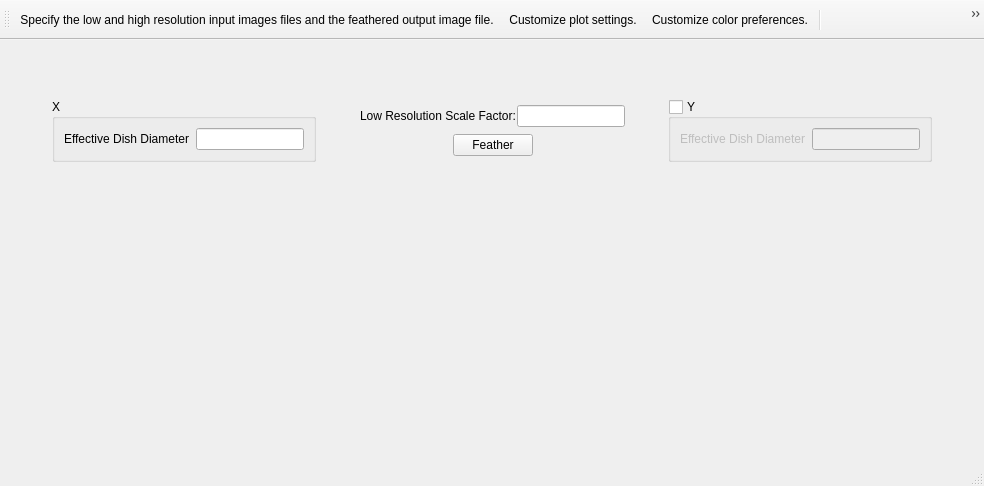
<?xml version="1.0" encoding="UTF-8"?>
<ui version="4.0">
 <class>FeatherMainClass</class>
 <widget class="QMainWindow" name="FeatherMainClass">
  <property name="geometry">
   <rect>
    <x>0</x>
    <y>0</y>
    <width>984</width>
    <height>486</height>
   </rect>
  </property>
  <property name="sizePolicy">
   <sizepolicy hsizetype="MinimumExpanding" vsizetype="MinimumExpanding">
    <horstretch>0</horstretch>
    <verstretch>0</verstretch>
   </sizepolicy>
  </property>
  <property name="windowTitle">
   <string>Feather</string>
  </property>
  <widget class="QWidget" name="centralwidget">
   <layout class="QVBoxLayout" name="verticalLayout_4">
    <item>
     <layout class="QHBoxLayout" name="horizontalLayout_3">
      <item>
       <spacer name="horizontalSpacer_2">
        <property name="orientation">
         <enum>Qt::Horizontal</enum>
        </property>
        <property name="sizeHint" stdset="0">
         <size>
          <width>48</width>
          <height>20</height>
         </size>
        </property>
       </spacer>
      </item>
      <item>
       <layout class="QVBoxLayout" name="verticalLayout">
        <item>
         <widget class="QLabel" name="highResolutionLabel">
          <property name="minimumSize">
           <size>
            <width>20</width>
            <height>19</height>
           </size>
          </property>
          <property name="text">
           <string>&lt;font color='black'&gt;&lt;/font&gt;</string>
          </property>
         </widget>
        </item>
        <item>
         <widget class="QLabel" name="lowResolutionLabel">
          <property name="minimumSize">
           <size>
            <width>20</width>
            <height>19</height>
           </size>
          </property>
          <property name="text">
           <string>&lt;font color='black'&gt;&lt;/font&gt;

</string>
          </property>
         </widget>
        </item>
       </layout>
      </item>
      <item>
       <layout class="QVBoxLayout" name="verticalLayout_2">
        <item>
         <widget class="QLabel" name="featherTopLabel">
          <property name="sizePolicy">
           <sizepolicy hsizetype="Preferred" vsizetype="Preferred">
            <horstretch>0</horstretch>
            <verstretch>0</verstretch>
           </sizepolicy>
          </property>
          <property name="maximumSize">
           <size>
            <width>64</width>
            <height>25</height>
           </size>
          </property>
          <property name="font">
           <font>
            <pointsize>12</pointsize>
            <weight>75</weight>
            <bold>true</bold>
           </font>
          </property>
          <property name="text">
           <string/>
          </property>
          <property name="pixmap">
           <pixmap resource="Feather.qrc">:/images/feather.png</pixmap>
          </property>
         </widget>
        </item>
        <item>
         <widget class="QLabel" name="featherBottomLabel">
          <property name="maximumSize">
           <size>
            <width>16777215</width>
            <height>25</height>
           </size>
          </property>
          <property name="text">
           <string/>
          </property>
          <property name="pixmap">
           <pixmap resource="Feather.qrc">:/images/featherFlipped.png</pixmap>
          </property>
         </widget>
        </item>
       </layout>
      </item>
      <item>
       <widget class="QLabel" name="outputLabel">
        <property name="minimumSize">
         <size>
          <width>20</width>
          <height>10</height>
         </size>
        </property>
        <property name="text">
         <string/>
        </property>
       </widget>
      </item>
      <item>
       <spacer name="horizontalSpacer">
        <property name="orientation">
         <enum>Qt::Horizontal</enum>
        </property>
        <property name="sizeHint" stdset="0">
         <size>
          <width>88</width>
          <height>20</height>
         </size>
        </property>
       </spacer>
      </item>
     </layout>
    </item>
    <item>
     <layout class="QHBoxLayout" name="horizontalLayout_6">
      <property name="spacing">
       <number>1</number>
      </property>
      <item>
       <spacer name="horizontalSpacer_4">
        <property name="orientation">
         <enum>Qt::Horizontal</enum>
        </property>
        <property name="sizeHint" stdset="0">
         <size>
          <width>13</width>
          <height>20</height>
         </size>
        </property>
       </spacer>
      </item>
      <item>
       <widget class="QGroupBox" name="xGroupBox">
        <property name="title">
         <string>X</string>
        </property>
        <property name="checkable">
         <bool>false</bool>
        </property>
        <layout class="QHBoxLayout" name="horizontalLayout">
         <item>
          <widget class="QLabel" name="label">
           <property name="text">
            <string>Effective Dish Diameter</string>
           </property>
          </widget>
         </item>
         <item>
          <widget class="QLineEdit" name="dishDiameterXLineEdit">
           <property name="toolTip">
            <string>A low resolution dish diameter in the horizontal direction.  This field can be left blank and a default will be used.</string>
           </property>
          </widget>
         </item>
        </layout>
       </widget>
      </item>
      <item>
       <spacer name="horizontalSpacer_5">
        <property name="orientation">
         <enum>Qt::Horizontal</enum>
        </property>
        <property name="sizeHint" stdset="0">
         <size>
          <width>13</width>
          <height>20</height>
         </size>
        </property>
       </spacer>
      </item>
      <item>
       <layout class="QVBoxLayout" name="verticalLayout_3">
        <property name="spacing">
         <number>1</number>
        </property>
        <item>
         <layout class="QHBoxLayout" name="horizontalLayout_2">
          <item>
           <widget class="QLabel" name="label_3">
            <property name="text">
             <string>Low Resolution Scale Factor:</string>
            </property>
           </widget>
          </item>
          <item>
           <widget class="QLineEdit" name="singleDishFactorLineEdit">
            <property name="toolTip">
             <string>The low resolution scale factor.  If this field is left blank, 1 will be used.</string>
            </property>
           </widget>
          </item>
         </layout>
        </item>
        <item>
         <layout class="QHBoxLayout" name="horizontalLayout_4">
          <item>
           <spacer name="horizontalSpacer_3">
            <property name="orientation">
             <enum>Qt::Horizontal</enum>
            </property>
            <property name="sizeHint" stdset="0">
             <size>
              <width>40</width>
              <height>20</height>
             </size>
            </property>
           </spacer>
          </item>
          <item>
           <widget class="QPushButton" name="featherButton">
            <property name="toolTip">
             <string>Feather together the specified high resolution and low resolution image in the Fourier plane.</string>
            </property>
            <property name="text">
             <string>Feather</string>
            </property>
           </widget>
          </item>
          <item>
           <spacer name="horizontalSpacer_7">
            <property name="orientation">
             <enum>Qt::Horizontal</enum>
            </property>
            <property name="sizeHint" stdset="0">
             <size>
              <width>40</width>
              <height>20</height>
             </size>
            </property>
           </spacer>
          </item>
         </layout>
        </item>
       </layout>
      </item>
      <item>
       <spacer name="horizontalSpacer_10">
        <property name="orientation">
         <enum>Qt::Horizontal</enum>
        </property>
        <property name="sizeHint" stdset="0">
         <size>
          <width>17</width>
          <height>20</height>
         </size>
        </property>
       </spacer>
      </item>
      <item>
       <widget class="QGroupBox" name="yGroupBox">
        <property name="toolTip">
         <string>Select this group box to specify an elliptical dish diameter.</string>
        </property>
        <property name="title">
         <string>Y</string>
        </property>
        <property name="checkable">
         <bool>true</bool>
        </property>
        <property name="checked">
         <bool>false</bool>
        </property>
        <layout class="QHBoxLayout" name="horizontalLayout_5">
         <item>
          <widget class="QLabel" name="label_2">
           <property name="text">
            <string>Effective Dish Diameter</string>
           </property>
          </widget>
         </item>
         <item>
          <widget class="QLineEdit" name="dishDiameterYLineEdit">
           <property name="toolTip">
            <string>A low resolution dish diameter in the vertical direction.  This field can be left blank and a default will be used.</string>
           </property>
          </widget>
         </item>
        </layout>
       </widget>
      </item>
      <item>
       <spacer name="horizontalSpacer_6">
        <property name="orientation">
         <enum>Qt::Horizontal</enum>
        </property>
        <property name="sizeHint" stdset="0">
         <size>
          <width>18</width>
          <height>20</height>
         </size>
        </property>
       </spacer>
      </item>
     </layout>
    </item>
    <item>
     <widget class="QWidget" name="plotHolderWidget" native="true">
      <property name="sizePolicy">
       <sizepolicy hsizetype="MinimumExpanding" vsizetype="MinimumExpanding">
        <horstretch>0</horstretch>
        <verstretch>0</verstretch>
       </sizepolicy>
      </property>
      <property name="minimumSize">
       <size>
        <width>400</width>
        <height>200</height>
       </size>
      </property>
     </widget>
    </item>
   </layout>
  </widget>
  <widget class="QStatusBar" name="statusbar"/>
  <widget class="QToolBar" name="toolBar">
   <property name="minimumSize">
    <size>
     <width>900</width>
     <height>40</height>
    </size>
   </property>
   <property name="windowTitle">
    <string>toolBar</string>
   </property>
   <attribute name="toolBarArea">
    <enum>TopToolBarArea</enum>
   </attribute>
   <attribute name="toolBarBreak">
    <bool>false</bool>
   </attribute>
   <addaction name="actionImageFiles"/>
   <addaction name="actionPreferences"/>
   <addaction name="actionPreferencesColor"/>
   <addaction name="separator"/>
   <addaction name="actionRectangleZoom"/>
   <addaction name="actionDiameterSelector"/>
  </widget>
  <action name="actionImageFiles">
   <property name="icon">
    <iconset resource="Feather.qrc">
     <normaloff>:/images/fileFolder.png</normaloff>:/images/fileFolder.png</iconset>
   </property>
   <property name="text">
    <string>Specify the low and high resolution input images files and the feathered output image file.</string>
   </property>
   <property name="toolTip">
    <string>Specify the low and high resolution input images files and the feathered output image file.</string>
   </property>
  </action>
  <action name="actionPreferences">
   <property name="icon">
    <iconset resource="Feather.qrc">
     <normaloff>:/images/settings.png</normaloff>:/images/settings.png</iconset>
   </property>
   <property name="text">
    <string>Customize plot settings.</string>
   </property>
   <property name="toolTip">
    <string>Customize plot settings.</string>
   </property>
  </action>
  <action name="actionPreferencesColor">
   <property name="icon">
    <iconset resource="Feather.qrc">
     <normaloff>:/images/colorWheel.png</normaloff>:/images/colorWheel.png</iconset>
   </property>
   <property name="text">
    <string>Customize color preferences.</string>
   </property>
   <property name="toolTip">
    <string>Customize color preferences.</string>
   </property>
  </action>
  <action name="actionRectangleZoom">
   <property name="icon">
    <iconset resource="Feather.qrc">
     <normaloff>:/images/zoom.png</normaloff>:/images/zoom.png</iconset>
   </property>
   <property name="text">
    <string>Press to set rectangular zoom mode with the left mouse button (shift+left mouse in dish diameter mode).</string>
   </property>
   <property name="toolTip">
    <string>Press to set rectangular zoom mode with the left mouse button (shift+left mouse in dish diameter mode).</string>
   </property>
  </action>
  <action name="actionDiameterSelector">
   <property name="icon">
    <iconset resource="Feather.qrc">
     <normaloff>:/images/diameterSelector.png</normaloff>:/images/diameterSelector.png</iconset>
   </property>
   <property name="text">
    <string>Press to set dish diameter selection mode with the left mouse button (shift+left mouse in zoom mode).</string>
   </property>
   <property name="toolTip">
    <string>Press to set dish diameter selection mode with the left mouse button (shift+left mouse in zoom mode).</string>
   </property>
  </action>
 </widget>
 <resources>
  <include location="Feather.qrc"/>
 </resources>
 <connections/>
</ui>
